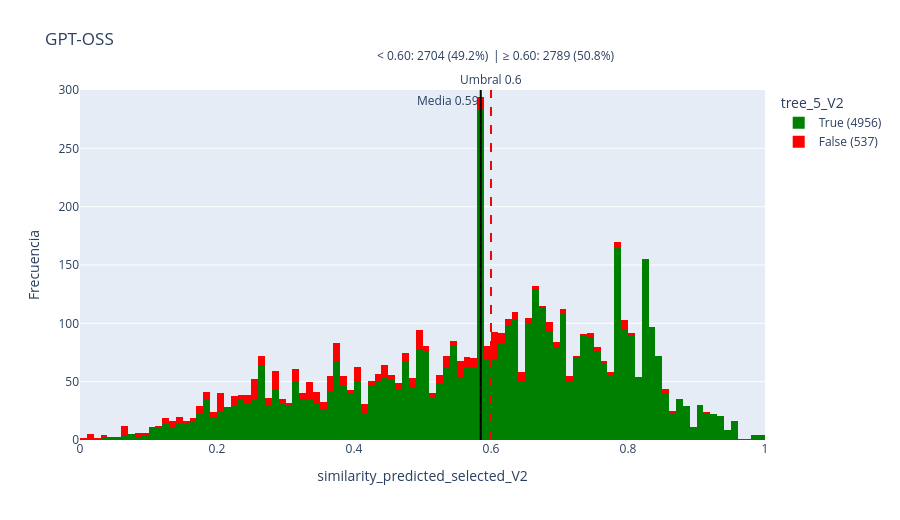
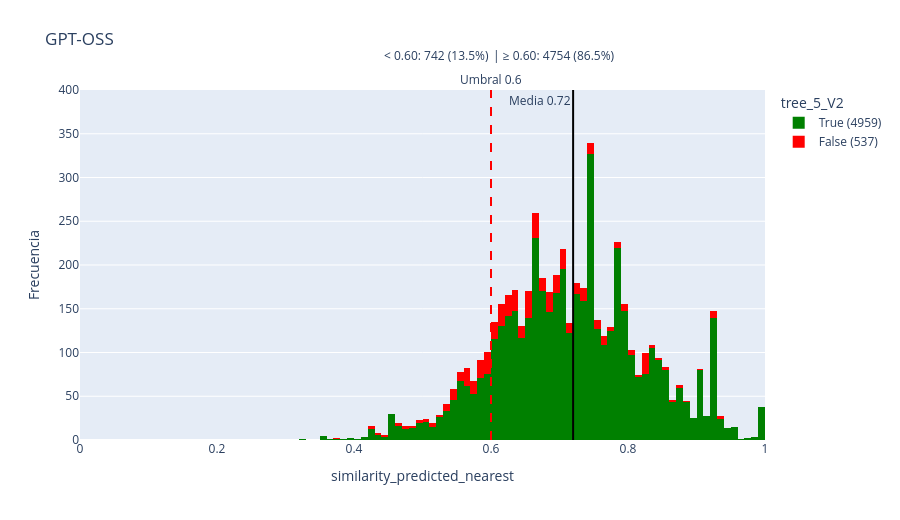

These figures' notebook cell, in order:
### Code cell
plot_histogram_with_binary_data(df=datos_gptoss, column_name_emb_sim="similarity_predicted_selected_V2", column_name_cie10_sim="tree_5_V2", title="GPT-OSS", y_max=300)
plot_histogram_with_binary_data(df=datos_gptoss, column_name_emb_sim="similarity_predicted_nearest", column_name_cie10_sim="tree_5_V2", title="GPT-OSS", y_max=400)

### Figure 1 — Plotly figure (JSON) as saved in the notebook; plotly's stock layout.template omitted (floating-point values rounded to 4 significant figures; data arrays with more than 128 entries replaced by an {"elided": "..."} marker saying what was removed)
{"data": [{"bingroup": "x", "hovertemplate": "tree_5_V2=%{x}<br>count=%{y}<extra></extra>", "legendgroup": "True", "marker": {"color": "green", "pattern": {"shape": ""}}, "name": "True (4956)", "orientation": "v", "showlegend": true, "type": "histogram", "x": {"elided": "4956 float values"}, "xaxis": "x", "xbins": {"end": 1, "size": 0.01, "start": 0}, "yaxis": "y"}, {"bingroup": "x", "hovertemplate": "tree_5_V2=%{x}<br>count=%{y}<extra></extra>", "legendgroup": "False", "marker": {"color": "red", "pattern": {"shape": ""}}, "name": "False (537)", "orientation": "v", "showlegend": true, "type": "histogram", "x": {"elided": "537 float values"}, "xaxis": "x", "xbins": {"end": 1, "size": 0.01, "start": 0}, "yaxis": "y"}], "layout": {"annotations": [{"showarrow": false, "text": "Umbral 0.6", "x": 0.6, "xanchor": "center", "xref": "x", "y": 1, "yanchor": "bottom", "yref": "y domain"}, {"showarrow": false, "text": "Media 0.59", "x": 0.585, "xanchor": "right", "xref": "x", "y": 1, "yanchor": "top", "yref": "y domain"}, {"showarrow": false, "text": "< 0.60: 2704 (49.2%)", "x": 0.6, "xanchor": "right", "y": 1.13, "yref": "paper"}, {"showarrow": false, "text": "| ≥ 0.60: 2789 (50.8%)", "x": 0.6, "xanchor": "left", "y": 1.13, "yref": "paper"}], "bargap": 0, "barmode": "relative", "height": 520, "legend": {"title": {"text": "tree_5_V2"}, "tracegroupgap": 0}, "margin": {"t": 90}, "shapes": [{"line": {"color": "red", "dash": "dash", "width": 2}, "type": "line", "x0": 0.6, "x1": 0.6, "xref": "x", "y0": 0, "y1": 1, "yref": "y domain"}, {"line": {"color": "black", "width": 2}, "type": "line", "x0": 0.585, "x1": 0.585, "xref": "x", "y0": 0, "y1": 1, "yref": "y domain"}], "title": {"text": "GPT-OSS"}, "xaxis": {"anchor": "y", "domain": [0, 1], "range": [0, 1], "title": {"text": "similarity_predicted_selected_V2"}}, "yaxis": {"anchor": "x", "autorange": false, "domain": [0, 1], "range": [0, 300], "title": {"text": "Frecuencia"}}}}

### Figure 2 — Plotly figure (JSON) as saved in the notebook; plotly's stock layout.template omitted (floating-point values rounded to 4 significant figures; data arrays with more than 128 entries replaced by an {"elided": "..."} marker saying what was removed)
{"data": [{"bingroup": "x", "hovertemplate": "tree_5_V2=%{x}<br>count=%{y}<extra></extra>", "legendgroup": "True", "marker": {"color": "green", "pattern": {"shape": ""}}, "name": "True (4959)", "orientation": "v", "showlegend": true, "type": "histogram", "x": {"elided": "4959 float values"}, "xaxis": "x", "xbins": {"end": 1, "size": 0.01, "start": 0}, "yaxis": "y"}, {"bingroup": "x", "hovertemplate": "tree_5_V2=%{x}<br>count=%{y}<extra></extra>", "legendgroup": "False", "marker": {"color": "red", "pattern": {"shape": ""}}, "name": "False (537)", "orientation": "v", "showlegend": true, "type": "histogram", "x": {"elided": "537 float values"}, "xaxis": "x", "xbins": {"end": 1, "size": 0.01, "start": 0}, "yaxis": "y"}], "layout": {"annotations": [{"showarrow": false, "text": "Umbral 0.6", "x": 0.6, "xanchor": "center", "xref": "x", "y": 1, "yanchor": "bottom", "yref": "y domain"}, {"showarrow": false, "text": "Media 0.72", "x": 0.7199, "xanchor": "right", "xref": "x", "y": 1, "yanchor": "top", "yref": "y domain"}, {"showarrow": false, "text": "< 0.60: 742 (13.5%)", "x": 0.6, "xanchor": "right", "y": 1.13, "yref": "paper"}, {"showarrow": false, "text": "| ≥ 0.60: 4754 (86.5%)", "x": 0.6, "xanchor": "left", "y": 1.13, "yref": "paper"}], "bargap": 0, "barmode": "relative", "height": 520, "legend": {"title": {"text": "tree_5_V2"}, "tracegroupgap": 0}, "margin": {"t": 90}, "shapes": [{"line": {"color": "red", "dash": "dash", "width": 2}, "type": "line", "x0": 0.6, "x1": 0.6, "xref": "x", "y0": 0, "y1": 1, "yref": "y domain"}, {"line": {"color": "black", "width": 2}, "type": "line", "x0": 0.7199, "x1": 0.7199, "xref": "x", "y0": 0, "y1": 1, "yref": "y domain"}], "title": {"text": "GPT-OSS"}, "xaxis": {"anchor": "y", "domain": [0, 1], "range": [0, 1], "title": {"text": "similarity_predicted_nearest"}}, "yaxis": {"anchor": "x", "autorange": false, "domain": [0, 1], "range": [0, 400], "title": {"text": "Frecuencia"}}}}
